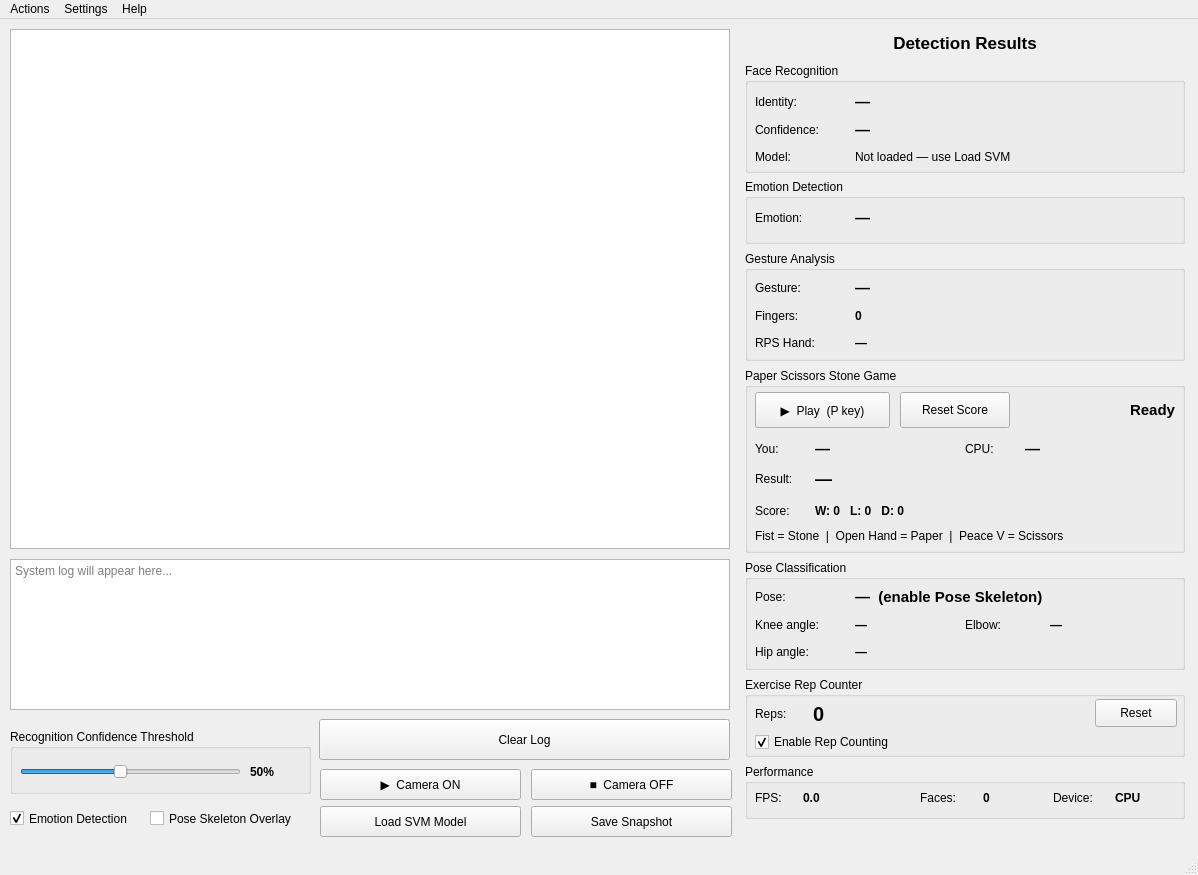
<?xml version="1.0" encoding="UTF-8"?>
<ui version="4.0">
 <class>MainWindow</class>
 <widget class="QMainWindow" name="MainWindow">
  <property name="geometry">
   <rect>
    <x>0</x>
    <y>0</y>
    <width>1198</width>
    <height>875</height>
   </rect>
  </property>
  <property name="windowTitle">
   <string>VSI — Visual Interface - Intelligence System</string>
  </property>
  <widget class="QWidget" name="centralwidget">
   <widget class="QGraphicsView" name="graphicsView">
    <property name="geometry">
     <rect>
      <x>10</x>
      <y>10</y>
      <width>720</width>
      <height>520</height>
     </rect>
    </property>
   </widget>
   <widget class="QTextEdit" name="my_terminal">
    <property name="geometry">
     <rect>
      <x>10</x>
      <y>540</y>
      <width>720</width>
      <height>151</height>
     </rect>
    </property>
    <property name="readOnly">
     <bool>false</bool>
    </property>
    <property name="placeholderText">
     <string>System log will appear here...</string>
    </property>
   </widget>
   <widget class="QLabel" name="lbl_panel_title">
    <property name="geometry">
     <rect>
      <x>745</x>
      <y>10</y>
      <width>440</width>
      <height>28</height>
     </rect>
    </property>
    <property name="font">
     <font>
      <pointsize>13</pointsize>
      <weight>75</weight>
      <bold>true</bold>
     </font>
    </property>
    <property name="text">
     <string>Detection Results</string>
    </property>
    <property name="alignment">
     <set>Qt::AlignCenter</set>
    </property>
   </widget>
   <widget class="QGroupBox" name="grp_face">
    <property name="geometry">
     <rect>
      <x>745</x>
      <y>44</y>
      <width>440</width>
      <height>110</height>
     </rect>
    </property>
    <property name="title">
     <string>Face Recognition</string>
    </property>
    <widget class="QLabel" name="lbl_face_hdr">
     <property name="geometry">
      <rect>
       <x>10</x>
       <y>28</y>
       <width>90</width>
       <height>22</height>
      </rect>
     </property>
     <property name="text">
      <string>Identity:</string>
     </property>
    </widget>
    <widget class="QLabel" name="lbl_face_name">
     <property name="geometry">
      <rect>
       <x>110</x>
       <y>28</y>
       <width>310</width>
       <height>22</height>
      </rect>
     </property>
     <property name="font">
      <font>
       <pointsize>11</pointsize>
       <weight>75</weight>
       <bold>true</bold>
      </font>
     </property>
     <property name="text">
      <string>—</string>
     </property>
    </widget>
    <widget class="QLabel" name="lbl_conf_hdr">
     <property name="geometry">
      <rect>
       <x>10</x>
       <y>56</y>
       <width>90</width>
       <height>22</height>
      </rect>
     </property>
     <property name="text">
      <string>Confidence:</string>
     </property>
    </widget>
    <widget class="QLabel" name="lbl_conf_val">
     <property name="geometry">
      <rect>
       <x>110</x>
       <y>56</y>
       <width>200</width>
       <height>22</height>
      </rect>
     </property>
     <property name="font">
      <font>
       <pointsize>11</pointsize>
       <weight>75</weight>
       <bold>true</bold>
      </font>
     </property>
     <property name="text">
      <string>—</string>
     </property>
    </widget>
    <widget class="QLabel" name="lbl_model_hdr">
     <property name="geometry">
      <rect>
       <x>10</x>
       <y>84</y>
       <width>90</width>
       <height>20</height>
      </rect>
     </property>
     <property name="text">
      <string>Model:</string>
     </property>
    </widget>
    <widget class="QLabel" name="lbl_model_status">
     <property name="geometry">
      <rect>
       <x>110</x>
       <y>84</y>
       <width>310</width>
       <height>20</height>
      </rect>
     </property>
     <property name="text">
      <string>Not loaded — use Load SVM</string>
     </property>
    </widget>
   </widget>
   <widget class="QGroupBox" name="grp_emotion">
    <property name="geometry">
     <rect>
      <x>745</x>
      <y>160</y>
      <width>440</width>
      <height>65</height>
     </rect>
    </property>
    <property name="title">
     <string>Emotion Detection</string>
    </property>
    <widget class="QLabel" name="lbl_emotion_hdr">
     <property name="geometry">
      <rect>
       <x>10</x>
       <y>28</y>
       <width>90</width>
       <height>22</height>
      </rect>
     </property>
     <property name="text">
      <string>Emotion:</string>
     </property>
    </widget>
    <widget class="QLabel" name="lbl_emotion">
     <property name="geometry">
      <rect>
       <x>110</x>
       <y>28</y>
       <width>310</width>
       <height>22</height>
      </rect>
     </property>
     <property name="font">
      <font>
       <pointsize>11</pointsize>
       <weight>75</weight>
       <bold>true</bold>
      </font>
     </property>
     <property name="text">
      <string>—</string>
     </property>
    </widget>
   </widget>
   <widget class="QGroupBox" name="grp_gesture">
    <property name="geometry">
     <rect>
      <x>745</x>
      <y>232</y>
      <width>440</width>
      <height>110</height>
     </rect>
    </property>
    <property name="title">
     <string>Gesture Analysis</string>
    </property>
    <widget class="QLabel" name="lbl_gesture_hdr">
     <property name="geometry">
      <rect>
       <x>10</x>
       <y>26</y>
       <width>90</width>
       <height>22</height>
      </rect>
     </property>
     <property name="text">
      <string>Gesture:</string>
     </property>
    </widget>
    <widget class="QLabel" name="lbl_gesture">
     <property name="geometry">
      <rect>
       <x>110</x>
       <y>26</y>
       <width>310</width>
       <height>22</height>
      </rect>
     </property>
     <property name="font">
      <font>
       <pointsize>11</pointsize>
       <weight>75</weight>
       <bold>true</bold>
      </font>
     </property>
     <property name="text">
      <string>—</string>
     </property>
    </widget>
    <widget class="QLabel" name="lbl_fingers_hdr">
     <property name="geometry">
      <rect>
       <x>10</x>
       <y>54</y>
       <width>90</width>
       <height>22</height>
      </rect>
     </property>
     <property name="text">
      <string>Fingers:</string>
     </property>
    </widget>
    <widget class="QLabel" name="lbl_fingers">
     <property name="geometry">
      <rect>
       <x>110</x>
       <y>54</y>
       <width>100</width>
       <height>22</height>
      </rect>
     </property>
     <property name="font">
      <font>
       <weight>75</weight>
       <bold>true</bold>
      </font>
     </property>
     <property name="text">
      <string>0</string>
     </property>
    </widget>
    <widget class="QLabel" name="lbl_rps_cat_hdr">
     <property name="geometry">
      <rect>
       <x>10</x>
       <y>82</y>
       <width>90</width>
       <height>20</height>
      </rect>
     </property>
     <property name="text">
      <string>RPS Hand:</string>
     </property>
    </widget>
    <widget class="QLabel" name="lbl_rps_cat">
     <property name="geometry">
      <rect>
       <x>110</x>
       <y>82</y>
       <width>310</width>
       <height>20</height>
      </rect>
     </property>
     <property name="font">
      <font>
       <weight>75</weight>
       <bold>true</bold>
      </font>
     </property>
     <property name="text">
      <string>—</string>
     </property>
    </widget>
   </widget>
   <widget class="QGroupBox" name="grp_rps">
    <property name="geometry">
     <rect>
      <x>745</x>
      <y>349</y>
      <width>440</width>
      <height>185</height>
     </rect>
    </property>
    <property name="title">
     <string>Paper Scissors Stone Game</string>
    </property>
    <widget class="QPushButton" name="btn_rps_play">
     <property name="geometry">
      <rect>
       <x>10</x>
       <y>24</y>
       <width>135</width>
       <height>36</height>
      </rect>
     </property>
     <property name="text">
      <string>▶  Play  (P key)</string>
     </property>
    </widget>
    <widget class="QPushButton" name="btn_rps_reset">
     <property name="geometry">
      <rect>
       <x>155</x>
       <y>24</y>
       <width>110</width>
       <height>36</height>
      </rect>
     </property>
     <property name="text">
      <string>Reset Score</string>
     </property>
    </widget>
    <widget class="QLabel" name="lbl_rps_status">
     <property name="geometry">
      <rect>
       <x>275</x>
       <y>28</y>
       <width>155</width>
       <height>28</height>
      </rect>
     </property>
     <property name="font">
      <font>
       <pointsize>11</pointsize>
       <weight>75</weight>
       <bold>true</bold>
      </font>
     </property>
     <property name="text">
      <string>Ready</string>
     </property>
     <property name="alignment">
      <set>Qt::AlignRight|Qt::AlignTrailing|Qt::AlignVCenter</set>
     </property>
    </widget>
    <widget class="QLabel" name="lbl_you_hdr">
     <property name="geometry">
      <rect>
       <x>10</x>
       <y>70</y>
       <width>55</width>
       <height>22</height>
      </rect>
     </property>
     <property name="text">
      <string>You:</string>
     </property>
    </widget>
    <widget class="QLabel" name="lbl_player_choice">
     <property name="geometry">
      <rect>
       <x>70</x>
       <y>70</y>
       <width>120</width>
       <height>22</height>
      </rect>
     </property>
     <property name="font">
      <font>
       <pointsize>11</pointsize>
       <weight>75</weight>
       <bold>true</bold>
      </font>
     </property>
     <property name="text">
      <string>—</string>
     </property>
    </widget>
    <widget class="QLabel" name="lbl_cpu_hdr">
     <property name="geometry">
      <rect>
       <x>220</x>
       <y>70</y>
       <width>55</width>
       <height>22</height>
      </rect>
     </property>
     <property name="text">
      <string>CPU:</string>
     </property>
    </widget>
    <widget class="QLabel" name="lbl_computer_choice">
     <property name="geometry">
      <rect>
       <x>280</x>
       <y>70</y>
       <width>150</width>
       <height>22</height>
      </rect>
     </property>
     <property name="font">
      <font>
       <pointsize>11</pointsize>
       <weight>75</weight>
       <bold>true</bold>
      </font>
     </property>
     <property name="text">
      <string>—</string>
     </property>
    </widget>
    <widget class="QLabel" name="lbl_result_hdr">
     <property name="geometry">
      <rect>
       <x>10</x>
       <y>100</y>
       <width>55</width>
       <height>22</height>
      </rect>
     </property>
     <property name="text">
      <string>Result:</string>
     </property>
    </widget>
    <widget class="QLabel" name="lbl_rps_result">
     <property name="geometry">
      <rect>
       <x>70</x>
       <y>98</y>
       <width>360</width>
       <height>26</height>
      </rect>
     </property>
     <property name="font">
      <font>
       <pointsize>13</pointsize>
       <weight>75</weight>
       <bold>true</bold>
      </font>
     </property>
     <property name="text">
      <string>—</string>
     </property>
    </widget>
    <widget class="QLabel" name="lbl_score_hdr">
     <property name="geometry">
      <rect>
       <x>10</x>
       <y>132</y>
       <width>55</width>
       <height>22</height>
      </rect>
     </property>
     <property name="text">
      <string>Score:</string>
     </property>
    </widget>
    <widget class="QLabel" name="lbl_rps_score">
     <property name="geometry">
      <rect>
       <x>70</x>
       <y>132</y>
       <width>360</width>
       <height>22</height>
      </rect>
     </property>
     <property name="font">
      <font>
       <weight>75</weight>
       <bold>true</bold>
      </font>
     </property>
     <property name="text">
      <string>W: 0   L: 0   D: 0</string>
     </property>
    </widget>
    <widget class="QLabel" name="lbl_rps_hint">
     <property name="geometry">
      <rect>
       <x>10</x>
       <y>158</y>
       <width>420</width>
       <height>20</height>
      </rect>
     </property>
     <property name="text">
      <string>Fist = Stone  |  Open Hand = Paper  |  Peace V = Scissors</string>
     </property>
    </widget>
   </widget>
   <widget class="QGroupBox" name="grp_pose_cls">
    <property name="geometry">
     <rect>
      <x>745</x>
      <y>541</y>
      <width>440</width>
      <height>110</height>
     </rect>
    </property>
    <property name="title">
     <string>Pose Classification</string>
    </property>
    <widget class="QLabel" name="lbl_pose_hdr">
     <property name="geometry">
      <rect>
       <x>10</x>
       <y>26</y>
       <width>90</width>
       <height>22</height>
      </rect>
     </property>
     <property name="text">
      <string>Pose:</string>
     </property>
    </widget>
    <widget class="QLabel" name="lbl_pose_name">
     <property name="geometry">
      <rect>
       <x>110</x>
       <y>26</y>
       <width>310</width>
       <height>22</height>
      </rect>
     </property>
     <property name="font">
      <font>
       <pointsize>11</pointsize>
       <weight>75</weight>
       <bold>true</bold>
      </font>
     </property>
     <property name="text">
      <string>—  (enable Pose Skeleton)</string>
     </property>
    </widget>
    <widget class="QLabel" name="lbl_knee_hdr">
     <property name="geometry">
      <rect>
       <x>10</x>
       <y>55</y>
       <width>95</width>
       <height>20</height>
      </rect>
     </property>
     <property name="text">
      <string>Knee angle:</string>
     </property>
    </widget>
    <widget class="QLabel" name="lbl_knee_angle">
     <property name="geometry">
      <rect>
       <x>110</x>
       <y>55</y>
       <width>90</width>
       <height>20</height>
      </rect>
     </property>
     <property name="font">
      <font>
       <weight>75</weight>
       <bold>true</bold>
      </font>
     </property>
     <property name="text">
      <string>—</string>
     </property>
    </widget>
    <widget class="QLabel" name="lbl_elbow_hdr">
     <property name="geometry">
      <rect>
       <x>220</x>
       <y>55</y>
       <width>80</width>
       <height>20</height>
      </rect>
     </property>
     <property name="text">
      <string>Elbow:</string>
     </property>
    </widget>
    <widget class="QLabel" name="lbl_elbow_angle">
     <property name="geometry">
      <rect>
       <x>305</x>
       <y>55</y>
       <width>90</width>
       <height>20</height>
      </rect>
     </property>
     <property name="font">
      <font>
       <weight>75</weight>
       <bold>true</bold>
      </font>
     </property>
     <property name="text">
      <string>—</string>
     </property>
    </widget>
    <widget class="QLabel" name="lbl_hip_hdr">
     <property name="geometry">
      <rect>
       <x>10</x>
       <y>82</y>
       <width>95</width>
       <height>20</height>
      </rect>
     </property>
     <property name="text">
      <string>Hip angle:</string>
     </property>
    </widget>
    <widget class="QLabel" name="lbl_hip_angle">
     <property name="geometry">
      <rect>
       <x>110</x>
       <y>82</y>
       <width>90</width>
       <height>20</height>
      </rect>
     </property>
     <property name="font">
      <font>
       <weight>75</weight>
       <bold>true</bold>
      </font>
     </property>
     <property name="text">
      <string>—</string>
     </property>
    </widget>
   </widget>
   <widget class="QGroupBox" name="grp_exercise">
    <property name="geometry">
     <rect>
      <x>745</x>
      <y>658</y>
      <width>440</width>
      <height>80</height>
     </rect>
    </property>
    <property name="title">
     <string>Exercise Rep Counter</string>
    </property>
    <widget class="QLabel" name="lbl_reps_hdr">
     <property name="geometry">
      <rect>
       <x>10</x>
       <y>26</y>
       <width>55</width>
       <height>22</height>
      </rect>
     </property>
     <property name="text">
      <string>Reps:</string>
     </property>
    </widget>
    <widget class="QLabel" name="lbl_rep_count">
     <property name="geometry">
      <rect>
       <x>68</x>
       <y>22</y>
       <width>70</width>
       <height>30</height>
      </rect>
     </property>
     <property name="font">
      <font>
       <pointsize>15</pointsize>
       <weight>75</weight>
       <bold>true</bold>
      </font>
     </property>
     <property name="text">
      <string>0</string>
     </property>
    </widget>
    <widget class="QLabel" name="lbl_exercise_name">
     <property name="geometry">
      <rect>
       <x>148</x>
       <y>26</y>
       <width>190</width>
       <height>22</height>
      </rect>
     </property>
     <property name="font">
      <font>
       <weight>75</weight>
       <bold>true</bold>
      </font>
     </property>
     <property name="text">
      <string/>
     </property>
    </widget>
    <widget class="QPushButton" name="btn_reset_reps">
     <property name="geometry">
      <rect>
       <x>350</x>
       <y>22</y>
       <width>82</width>
       <height>28</height>
      </rect>
     </property>
     <property name="text">
      <string>Reset</string>
     </property>
    </widget>
    <widget class="QCheckBox" name="chk_count_reps">
     <property name="geometry">
      <rect>
       <x>10</x>
       <y>54</y>
       <width>200</width>
       <height>22</height>
      </rect>
     </property>
     <property name="text">
      <string>Enable Rep Counting</string>
     </property>
     <property name="checked">
      <bool>true</bool>
     </property>
    </widget>
   </widget>
   <widget class="QGroupBox" name="grp_perf">
    <property name="geometry">
     <rect>
      <x>745</x>
      <y>745</y>
      <width>440</width>
      <height>55</height>
     </rect>
    </property>
    <property name="title">
     <string>Performance</string>
    </property>
    <widget class="QLabel" name="lbl_fps_hdr">
     <property name="geometry">
      <rect>
       <x>10</x>
       <y>24</y>
       <width>45</width>
       <height>20</height>
      </rect>
     </property>
     <property name="text">
      <string>FPS:</string>
     </property>
    </widget>
    <widget class="QLabel" name="lbl_fps">
     <property name="geometry">
      <rect>
       <x>58</x>
       <y>24</y>
       <width>80</width>
       <height>20</height>
      </rect>
     </property>
     <property name="font">
      <font>
       <weight>75</weight>
       <bold>true</bold>
      </font>
     </property>
     <property name="text">
      <string>0.0</string>
     </property>
    </widget>
    <widget class="QLabel" name="lbl_face_count_hdr">
     <property name="geometry">
      <rect>
       <x>175</x>
       <y>24</y>
       <width>60</width>
       <height>20</height>
      </rect>
     </property>
     <property name="text">
      <string>Faces:</string>
     </property>
    </widget>
    <widget class="QLabel" name="lbl_face_count">
     <property name="geometry">
      <rect>
       <x>238</x>
       <y>24</y>
       <width>50</width>
       <height>20</height>
      </rect>
     </property>
     <property name="font">
      <font>
       <weight>75</weight>
       <bold>true</bold>
      </font>
     </property>
     <property name="text">
      <string>0</string>
     </property>
    </widget>
    <widget class="QLabel" name="lbl_device_hdr">
     <property name="geometry">
      <rect>
       <x>308</x>
       <y>24</y>
       <width>60</width>
       <height>20</height>
      </rect>
     </property>
     <property name="text">
      <string>Device:</string>
     </property>
    </widget>
    <widget class="QLabel" name="lbl_device">
     <property name="geometry">
      <rect>
       <x>370</x>
       <y>24</y>
       <width>62</width>
       <height>20</height>
      </rect>
     </property>
     <property name="font">
      <font>
       <weight>75</weight>
       <bold>true</bold>
      </font>
     </property>
     <property name="text">
      <string>CPU</string>
     </property>
    </widget>
   </widget>
   <widget class="QGroupBox" name="grp_threshold">
    <property name="geometry">
     <rect>
      <x>10</x>
      <y>710</y>
      <width>301</width>
      <height>65</height>
     </rect>
    </property>
    <property name="title">
     <string>Recognition Confidence Threshold</string>
    </property>
    <widget class="QSlider" name="slider_conf">
     <property name="geometry">
      <rect>
       <x>10</x>
       <y>30</y>
       <width>221</width>
       <height>25</height>
      </rect>
     </property>
     <property name="minimum">
      <number>10</number>
     </property>
     <property name="maximum">
      <number>99</number>
     </property>
     <property name="value">
      <number>50</number>
     </property>
     <property name="orientation">
      <enum>Qt::Horizontal</enum>
     </property>
    </widget>
    <widget class="QLabel" name="lbl_threshold_val">
     <property name="geometry">
      <rect>
       <x>240</x>
       <y>30</y>
       <width>51</width>
       <height>25</height>
      </rect>
     </property>
     <property name="font">
      <font>
       <weight>75</weight>
       <bold>true</bold>
      </font>
     </property>
     <property name="text">
      <string>50%</string>
     </property>
    </widget>
   </widget>
   <widget class="QCheckBox" name="chk_emotion">
    <property name="geometry">
     <rect>
      <x>10</x>
      <y>784</y>
      <width>131</width>
      <height>31</height>
     </rect>
    </property>
    <property name="text">
     <string>Emotion Detection</string>
    </property>
    <property name="checked">
     <bool>true</bool>
    </property>
   </widget>
   <widget class="QCheckBox" name="chk_pose">
    <property name="geometry">
     <rect>
      <x>150</x>
      <y>784</y>
      <width>161</width>
      <height>31</height>
     </rect>
    </property>
    <property name="text">
     <string>Pose Skeleton Overlay</string>
    </property>
    <property name="checked">
     <bool>false</bool>
    </property>
   </widget>
   <widget class="QPushButton" name="btn_camera_on">
    <property name="geometry">
     <rect>
      <x>320</x>
      <y>750</y>
      <width>201</width>
      <height>31</height>
     </rect>
    </property>
    <property name="text">
     <string>▶  Camera ON</string>
    </property>
   </widget>
   <widget class="QPushButton" name="btn_camera_off">
    <property name="geometry">
     <rect>
      <x>531</x>
      <y>750</y>
      <width>201</width>
      <height>31</height>
     </rect>
    </property>
    <property name="text">
     <string>■  Camera OFF</string>
    </property>
   </widget>
   <widget class="QPushButton" name="btn_load_svm">
    <property name="geometry">
     <rect>
      <x>320</x>
      <y>787</y>
      <width>201</width>
      <height>31</height>
     </rect>
    </property>
    <property name="text">
     <string>Load SVM Model</string>
    </property>
   </widget>
   <widget class="QPushButton" name="btn_snapshot">
    <property name="geometry">
     <rect>
      <x>531</x>
      <y>787</y>
      <width>201</width>
      <height>31</height>
     </rect>
    </property>
    <property name="text">
     <string>Save Snapshot</string>
    </property>
   </widget>
   <widget class="QPushButton" name="btn_clear_log">
    <property name="geometry">
     <rect>
      <x>319</x>
      <y>700</y>
      <width>411</width>
      <height>41</height>
     </rect>
    </property>
    <property name="text">
     <string>Clear Log</string>
    </property>
   </widget>
  </widget>
  <widget class="QMenuBar" name="menubar">
   <property name="geometry">
    <rect>
     <x>0</x>
     <y>0</y>
     <width>1198</width>
     <height>26</height>
    </rect>
   </property>
   <widget class="QMenu" name="menuActions">
    <property name="title">
     <string>Actions</string>
    </property>
    <addaction name="actionCamera_SVM"/>
    <addaction name="actionCamera_SVM_off"/>
    <addaction name="separator"/>
    <addaction name="actionLoad_SVM"/>
    <addaction name="actionTrain_SVM"/>
    <addaction name="separator"/>
    <addaction name="actionSnapshot"/>
    <addaction name="actionRPS_Play"/>
    <addaction name="actionReset_Reps"/>
    <addaction name="separator"/>
    <addaction name="actionExit"/>
   </widget>
   <widget class="QMenu" name="menuSettings">
    <property name="title">
     <string>Settings</string>
    </property>
    <addaction name="actionToggleEmotion"/>
    <addaction name="actionTogglePose"/>
    <addaction name="actionToggleAngles"/>
   </widget>
   <widget class="QMenu" name="menuHelp">
    <property name="title">
     <string>Help</string>
    </property>
    <addaction name="actionAbout"/>
   </widget>
   <addaction name="menuActions"/>
   <addaction name="menuSettings"/>
   <addaction name="menuHelp"/>
  </widget>
  <widget class="QStatusBar" name="statusbar"/>
  <action name="actionCamera_SVM">
   <property name="text">
    <string>Camera ON (SVM)</string>
   </property>
   <property name="shortcut">
    <string>Ctrl+R</string>
   </property>
  </action>
  <action name="actionCamera_SVM_off">
   <property name="text">
    <string>Camera OFF</string>
   </property>
   <property name="shortcut">
    <string>Ctrl+T</string>
   </property>
  </action>
  <action name="actionLoad_SVM">
   <property name="text">
    <string>Load SVM Model...</string>
   </property>
   <property name="shortcut">
    <string>Ctrl+L</string>
   </property>
  </action>
  <action name="actionTrain_SVM">
   <property name="text">
    <string>Train SVM (run script)</string>
   </property>
  </action>
  <action name="actionSnapshot">
   <property name="text">
    <string>Save Snapshot</string>
   </property>
   <property name="shortcut">
    <string>Ctrl+S</string>
   </property>
  </action>
  <action name="actionRPS_Play">
   <property name="text">
    <string>Play Paper Scissors Stone</string>
   </property>
   <property name="shortcut">
    <string>P</string>
   </property>
  </action>
  <action name="actionReset_Reps">
   <property name="text">
    <string>Reset Rep Counter</string>
   </property>
  </action>
  <action name="actionExit">
   <property name="text">
    <string>Exit</string>
   </property>
   <property name="shortcut">
    <string>Ctrl+Q</string>
   </property>
  </action>
  <action name="actionToggleEmotion">
   <property name="checkable">
    <bool>true</bool>
   </property>
   <property name="checked">
    <bool>true</bool>
   </property>
   <property name="text">
    <string>Toggle Emotion Detection</string>
   </property>
  </action>
  <action name="actionTogglePose">
   <property name="checkable">
    <bool>true</bool>
   </property>
   <property name="checked">
    <bool>false</bool>
   </property>
   <property name="text">
    <string>Toggle Pose Skeleton</string>
   </property>
  </action>
  <action name="actionToggleAngles">
   <property name="checkable">
    <bool>true</bool>
   </property>
   <property name="checked">
    <bool>false</bool>
   </property>
   <property name="text">
    <string>Show Angle Overlays on Frame</string>
   </property>
  </action>
  <action name="actionAbout">
   <property name="text">
    <string>About VSI</string>
   </property>
  </action>
 </widget>
 <resources/>
 <connections/>
</ui>
